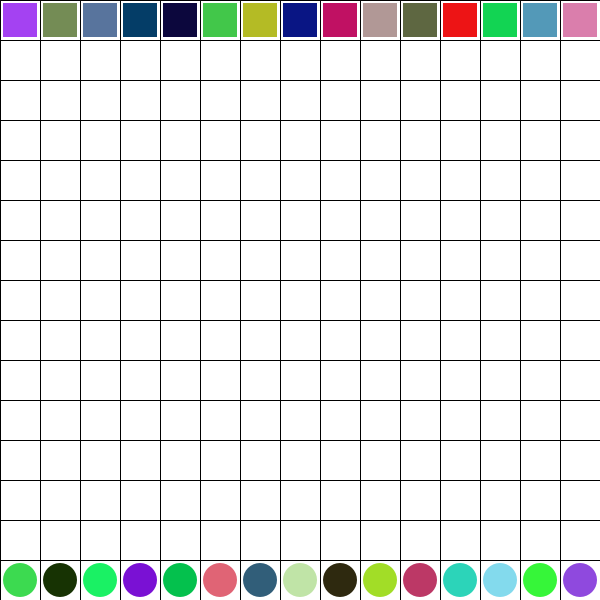
Frame 1 (no input)
Frame 60 (the mouse pressed at the canvas centre just before this capture): identical to frame 1, image omitted
Frame 120 (the mouse held since frame 60 and released just before this capture): identical to frame 1, image omitted

The Processing sketch that drew this single still picture (run headless with seeded random() and noise(); from frame 60 on, the mouse is pressed at the canvas centre):

// Processing sketch: hw
// ── hw.pde
class SquareOrBall {
  color c;
  float mx, my;  // the coordinate of the center
  SquareOrBall(float _mx, float _my) {
    mx = _mx;
    my = _my;
    c = color(random(255), random(255), random(255));
  }
  SquareOrBall(float _mx, float _my, color _c) {
    mx = _mx;
    my = _my;
    c = _c;
  }
  void setPos(float _mx, float _my) {
    mx = _mx;
    my = _my;
  }
}

class Square extends SquareOrBall {
  Square(float _mx, float _my) {
    super(_mx, _my);
  }
  Square(float _mx, float _my, color _c) {
    super(_mx, _my, _c);
  }
  void display() {
    noStroke();
    fill(c);
    rectMode(CENTER);
    rect(mx, my, rad * 2, rad * 2);
  }
  boolean touch(float x, float y) {
    /*
      Check whether (x,y) is in this square.
    */
    return abs(x - mx) <= rad && abs(y - my) <= rad;
  }
}

class Ball extends SquareOrBall {
  Ball(float _mx, float _my) {
    super(_mx, _my);
  }
  Ball(float _mx, float _my, color _c) {
    super(_mx, _my, _c);
  }
  void display() {
    noStroke();
    fill(c);
    ellipseMode(CENTER);
    ellipse(mx, my, rad * 2, rad * 2);
  }
  boolean touch(float x, float y) {
    /*
      Check whether (x,y) is in this ball.
    */
    return sqrt(sq(x - mx) + sq(y - my)) <= rad;
  }
}

float len;  // length of the cell
float rad;  // radius of the ball and half the length of the square
int n = 15; // n columns and n rows
Square[][] squares = new Square[n][n]; 
Ball[][] balls = new Ball[n][n];
int[][] state = new int[n][n];  // States of each cell
int SQUARE = 0, BALL = 1, EMPTY = -1;

void drawCells() {
  for (int i = 0; i < n; i++) {
    for (int j = 0; j < n; j++) {
      if (state[i][j] == SQUARE) {
        squares[i][j].display();
      } else if (state[i][j] == BALL) {
        balls[i][j].display();
      }
    }
  }
}

void drawLines() {
  /*
    Draw the horizontal and vertical lines
   */
  stroke(0);
  strokeWeight(1);
  for (int i = 0; i <= n; i++) {
    line(i * len, 0, i * len, height);
    line(0, i * len, width, i * len);
  }
}

void init() {
  /*
    Clear all cells except the cells on the top and the cells on the bottom
   */
  for (int i = 0; i < n; i++) {
    for (int j = 1; j < n - 1; j++) {
      state[i][j] = -1;
    }
  }
  background(255);
  drawCells();
  drawLines();
}

void setup() {
  size(600, 600);
  background(255);
  len = width / n;
  rad = len / 2 - 3;
  for (int i = 0; i < n; i++) {
    for (int j = 1; j < n - 1; j++) {
      state[i][j] = -1;
    }
  }
  for (int i = 0; i < n; i++) {
    state[i][0] = SQUARE;
    state[i][n-1] = BALL;
    squares[i][0] = new Square(i * len + len / 2, len / 2);
    balls[i][n-1] = new Ball(i * len + len / 2, height - len / 2);
  }
  drawCells();
  drawLines();
}

void keyPressed() {
  if (key == ' ') {
    init();
  }
}


int state_drag = EMPTY;  // Indicating what is being dragged
float dx, dy;            // X_center - mouseX, Y_center - mouseY
Square square_drag;      // The square being dragged
Ball ball_drag; 
void mousePressed() {
  int i = (int)(mouseX / len), j = (int)(mouseY / len);
  if (state[i][j] == SQUARE && squares[i][j].touch(mouseX, mouseY)) {
    state_drag = SQUARE;
    square_drag = new Square(squares[i][j].mx, squares[i][j].my, squares[i][j].c);
    dx = squares[i][j].mx - mouseX;
    dy = squares[i][j].my - mouseY;
  } else if(state[i][j] == BALL && balls[i][j].touch(mouseX, mouseY)) {
    state_drag = BALL;
    ball_drag = new Ball(balls[i][j].mx, balls[i][j].my, balls[i][j].c);
    dx = balls[i][j].mx - mouseX;
    dy = balls[i][j].my - mouseY;
  }
}

void draw() {
  background(255);
  drawCells();
  if (state_drag == SQUARE) {
    square_drag.setPos(mouseX + dx, mouseY + dy);
    square_drag.display();
  } else if(state_drag == BALL) {
    ball_drag.setPos(mouseX + dx, mouseY + dy);
    ball_drag.display();
  }
  drawLines();
}

void mouseReleased() {
  if (state_drag == EMPTY)
    return;
  if (mouseX >= 0 && mouseX < width && mouseY >= len && mouseY < width - len) {
    int i = (int)(mouseX / len), j = (int)(mouseY / len);
    state[i][j] = state_drag;
    if (state_drag == SQUARE) {
      squares[i][j] = new Square(i * len + len / 2, j * len + len / 2, square_drag.c);
    } else if (state_drag == BALL) {
      balls[i][j] = new Ball(i * len + len / 2, j * len + len / 2, ball_drag.c);
    }
  }
  state_drag = EMPTY;
}
